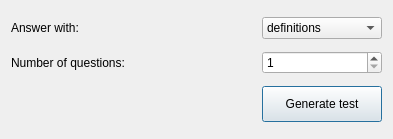
<?xml version="1.0" encoding="UTF-8"?>
<ui version="4.0">
 <class>CreateTestDialog</class>
 <widget class="QDialog" name="CreateTestDialog">
  <property name="geometry">
   <rect>
    <x>0</x>
    <y>0</y>
    <width>393</width>
    <height>139</height>
   </rect>
  </property>
  <property name="windowTitle">
   <string>Dialog</string>
  </property>
  <layout class="QGridLayout" name="gridLayout">
   <item row="0" column="0">
    <widget class="QLabel" name="lbl_question_mode">
     <property name="sizePolicy">
      <sizepolicy hsizetype="Expanding" vsizetype="Preferred">
       <horstretch>0</horstretch>
       <verstretch>0</verstretch>
      </sizepolicy>
     </property>
     <property name="text">
      <string>Answer with:</string>
     </property>
    </widget>
   </item>
   <item row="0" column="1">
    <widget class="QComboBox" name="combx_quesion_mode">
     <item>
      <property name="text">
       <string>definitions</string>
      </property>
     </item>
     <item>
      <property name="text">
       <string>phrases</string>
      </property>
     </item>
    </widget>
   </item>
   <item row="1" column="0">
    <widget class="QLabel" name="lbl_questions">
     <property name="sizePolicy">
      <sizepolicy hsizetype="Expanding" vsizetype="Preferred">
       <horstretch>0</horstretch>
       <verstretch>0</verstretch>
      </sizepolicy>
     </property>
     <property name="text">
      <string>Number of questions:</string>
     </property>
    </widget>
   </item>
   <item row="1" column="1">
    <widget class="QSpinBox" name="spnbx_questions_number">
     <property name="frame">
      <bool>true</bool>
     </property>
     <property name="minimum">
      <number>1</number>
     </property>
     <property name="maximum">
      <number>1000</number>
     </property>
    </widget>
   </item>
   <item row="2" column="1">
    <widget class="PushButton" name="btn_create_test">
     <property name="minimumSize">
      <size>
       <width>120</width>
       <height>36</height>
      </size>
     </property>
     <property name="text">
      <string>Generate test</string>
     </property>
    </widget>
   </item>
  </layout>
 </widget>
 <customwidgets>
  <customwidget>
   <class>PushButton</class>
   <extends>QPushButton</extends>
   <header>lib/ui/widgets_basic.h</header>
  </customwidget>
 </customwidgets>
 <resources/>
 <connections/>
</ui>
